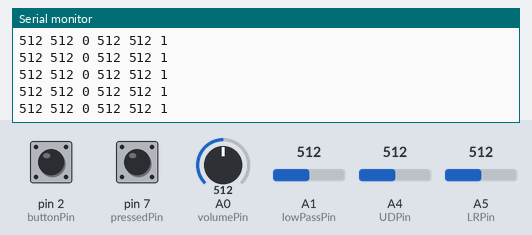
Recording of a sketch running on a simulated Arduino Uno, built with avr-gcc and run on an emulated ATmega328P. On the bench: the last lines printed to the serial monitor. The inputs (shaded band) are chosen by the test bench; at power-on: A0 (volumePin) = 512, A1 (lowPassPin) = 512, pin 2 (buttonPin) LOW, pin 7 (pressedPin) HIGH, A4 (UDPin) = 512, A5 (LRPin) = 512.

Above: at 1.2 s.
1.3 s: A0 (volumePin) set to 107
At 2.2 s:
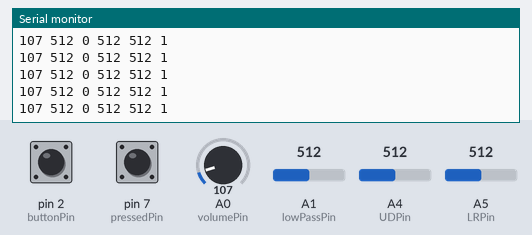
4.3 s: A0 (volumePin) set to 94
At 5.3 s:
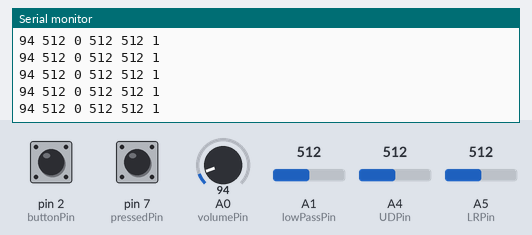
11.8 s: A1 (lowPassPin) set to 109
At 12.4 s:
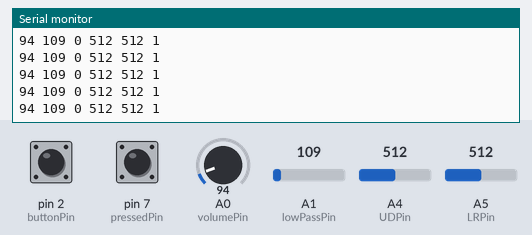
14.8 s: A1 (lowPassPin) set to 94
At 15.8 s:
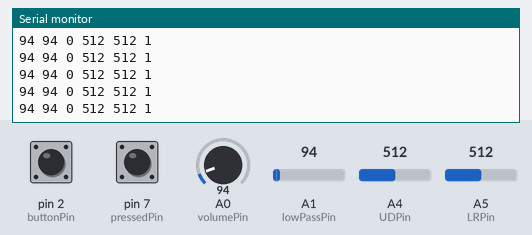
Timing chart, 0 to 17.8 s (numbered marks = the images above; inputs shaded):
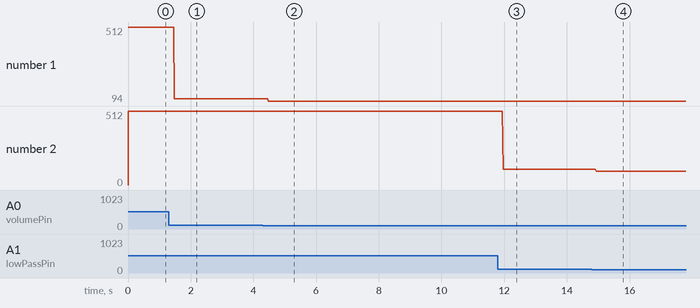

The sketch:

synthesizer.ino
```cpp
int volume = 0;
int volumePin = A0;

int lowPass = 0;
int lowPassPin = A1;

int buttonState = 0;
int buttonPin = 2;

int pressedState = 0;
int pressedPin = 7;

int UDPin = A4;
int UD;

int LRPin = A5;
int LR;

int currentInput = 0;
const int numInputs = 6;

void setup()
{
    pinMode(pressedPin, INPUT);
    digitalWrite(pressedPin, HIGH);
    Serial.begin(9600);
}

void loop()
{
    // Read values from analog pins based on the current analog input
    switch (currentInput) {
        case 0:
            volume = analogRead(volumePin);
            break;
        case 1:
            lowPass = analogRead(lowPassPin);
            break;
        case 2:
            buttonState = digitalRead(buttonPin);
            break;
        case 3:
            LR = analogRead(LRPin);
            break;
        case 4:
            UD = analogRead(UDPin);
            break;
        case 5:
            pressedState = digitalRead(pressedPin);
            break;
    }
    // Print values to the Serial Monitor
    Serial.print(volume);
    Serial.print(" ");
    Serial.print(lowPass);
    Serial.print(" ");
    Serial.print(buttonState);
    Serial.print(" ");
    Serial.print(UD);
    Serial.print(" ");
    Serial.print(LR);
    Serial.print(" ");
    Serial.print(pressedState);
    Serial.print("\n");

    currentInput = (currentInput + 1) % numInputs;  // Move to the next analog input
    delay(10);  // Add a delay to avoid flooding the Serial Monitor
}
```

Measured:
- after the input at 1.3 s, the serial monitor: prints a new line after 0.18 s (image 1)
- after the input at 4.3 s, the serial monitor: prints a new line after 0.18 s (image 2)
- after the input at 11.8 s, the serial monitor: prints a new line after 0.17 s (image 3)
- after the input at 14.8 s, the serial monitor: prints a new line after 0.13 s (image 4)
- plotted number 1: 512 → 107 after the input at 1.3 s, 107 → 94 after the input at 4.3 s
- plotted number 2: 512 → 109 after the input at 11.8 s
